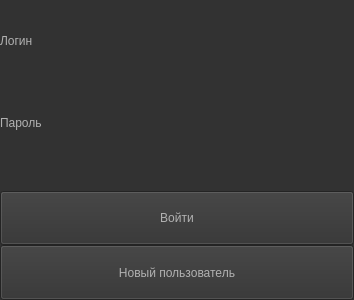
<?xml version="1.0" encoding="UTF-8"?>
<ui version="4.0">
 <class>LoginWindow</class>
 <widget class="QMainWindow" name="LoginWindow">
  <property name="geometry">
   <rect>
    <x>0</x>
    <y>0</y>
    <width>354</width>
    <height>300</height>
   </rect>
  </property>
  <property name="minimumSize">
   <size>
    <width>200</width>
    <height>150</height>
   </size>
  </property>
  <property name="maximumSize">
   <size>
    <width>400</width>
    <height>300</height>
   </size>
  </property>
  <property name="windowTitle">
   <string>MainWindow</string>
  </property>
  <property name="styleSheet">
   <string notr="true">font: 14pt &quot;Times New Roman&quot;;
background-color: rgb(50, 50, 50);
color: #b1b1b1;</string>
  </property>
  <widget class="QWidget" name="centralwidget">
   <layout class="QVBoxLayout" name="verticalLayout_2" stretch="3,3,1,2,2">
    <property name="spacing">
     <number>0</number>
    </property>
    <property name="leftMargin">
     <number>0</number>
    </property>
    <property name="topMargin">
     <number>0</number>
    </property>
    <property name="rightMargin">
     <number>0</number>
    </property>
    <property name="bottomMargin">
     <number>0</number>
    </property>
    <item>
     <layout class="QHBoxLayout" name="horizontalLayout" stretch="1,1">
      <item>
       <widget class="QLabel" name="l_name">
        <property name="text">
         <string>Логин</string>
        </property>
       </widget>
      </item>
      <item>
       <widget class="QLineEdit" name="le_name">
        <property name="sizePolicy">
         <sizepolicy hsizetype="Expanding" vsizetype="Expanding">
          <horstretch>0</horstretch>
          <verstretch>0</verstretch>
         </sizepolicy>
        </property>
        <property name="minimumSize">
         <size>
          <width>0</width>
          <height>0</height>
         </size>
        </property>
        <property name="maximumSize">
         <size>
          <width>400</width>
          <height>200</height>
         </size>
        </property>
        <property name="frame">
         <bool>false</bool>
        </property>
       </widget>
      </item>
     </layout>
    </item>
    <item>
     <layout class="QHBoxLayout" name="horizontalLayout_2" stretch="1,1">
      <item>
       <widget class="QLabel" name="l_password">
        <property name="text">
         <string>Пароль</string>
        </property>
       </widget>
      </item>
      <item>
       <widget class="QLineEdit" name="le_password">
        <property name="sizePolicy">
         <sizepolicy hsizetype="Expanding" vsizetype="Expanding">
          <horstretch>0</horstretch>
          <verstretch>0</verstretch>
         </sizepolicy>
        </property>
        <property name="frame">
         <bool>false</bool>
        </property>
       </widget>
      </item>
     </layout>
    </item>
    <item>
     <widget class="QLabel" name="l_error">
      <property name="text">
       <string/>
      </property>
     </widget>
    </item>
    <item>
     <widget class="QPushButton" name="btn_login">
      <property name="sizePolicy">
       <sizepolicy hsizetype="Minimum" vsizetype="Minimum">
        <horstretch>0</horstretch>
        <verstretch>0</verstretch>
       </sizepolicy>
      </property>
      <property name="text">
       <string>Войти</string>
      </property>
     </widget>
    </item>
    <item>
     <widget class="QPushButton" name="btn_new_account">
      <property name="sizePolicy">
       <sizepolicy hsizetype="Minimum" vsizetype="Minimum">
        <horstretch>0</horstretch>
        <verstretch>0</verstretch>
       </sizepolicy>
      </property>
      <property name="text">
       <string>Новый пользователь</string>
      </property>
     </widget>
    </item>
   </layout>
  </widget>
 </widget>
 <resources/>
 <connections/>
</ui>
